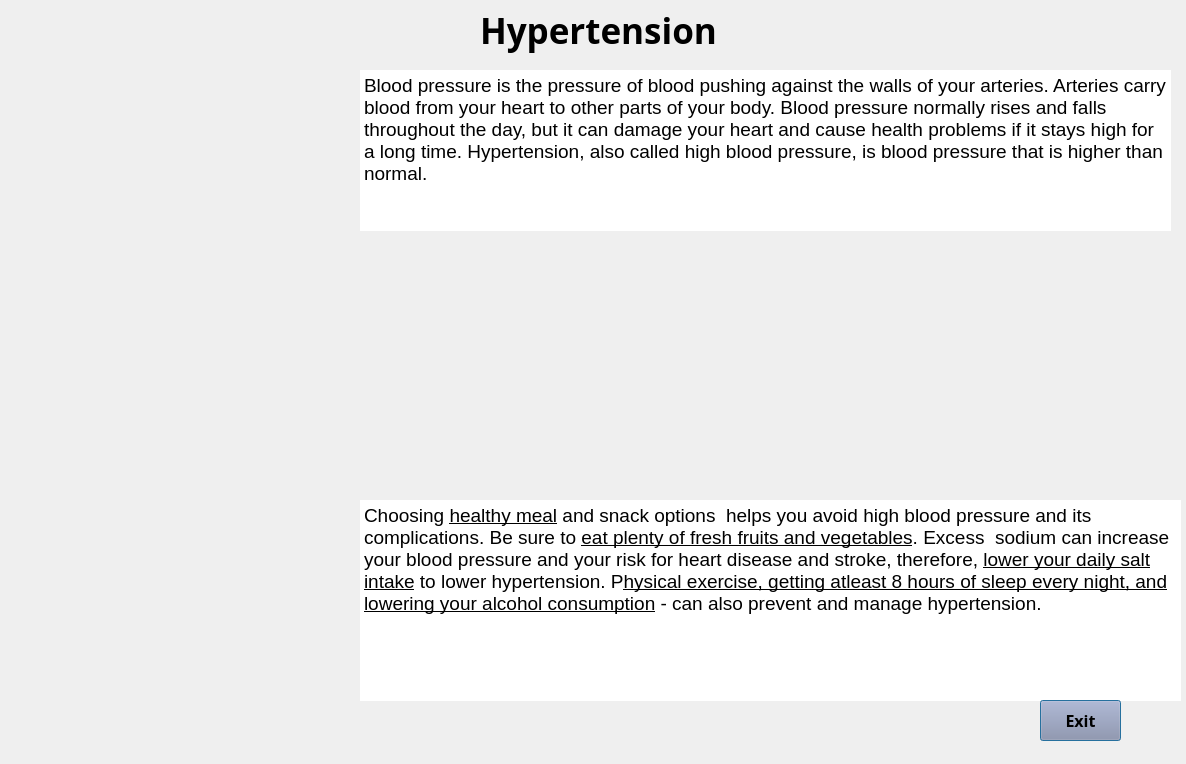
<?xml version="1.0" encoding="UTF-8"?>
<ui version="4.0">
 <class>Hypertension</class>
 <widget class="QDialog" name="Hypertension">
  <property name="geometry">
   <rect>
    <x>0</x>
    <y>0</y>
    <width>1186</width>
    <height>764</height>
   </rect>
  </property>
  <property name="windowTitle">
   <string>Dialog</string>
  </property>
  <widget class="QLabel" name="label">
   <property name="geometry">
    <rect>
     <x>480</x>
     <y>0</y>
     <width>291</width>
     <height>61</height>
    </rect>
   </property>
   <property name="font">
    <font>
     <family>Rockwell</family>
     <pointsize>26</pointsize>
     <weight>75</weight>
     <bold>true</bold>
    </font>
   </property>
   <property name="text">
    <string>Hypertension</string>
   </property>
  </widget>
  <widget class="QTextBrowser" name="textBrowser">
   <property name="geometry">
    <rect>
     <x>360</x>
     <y>70</y>
     <width>811</width>
     <height>161</height>
    </rect>
   </property>
   <property name="frameShape">
    <enum>QFrame::NoFrame</enum>
   </property>
   <property name="frameShadow">
    <enum>QFrame::Plain</enum>
   </property>
   <property name="html">
    <string>&lt;!DOCTYPE HTML PUBLIC &quot;-//W3C//DTD HTML 4.0//EN&quot; &quot;http://www.w3.org/TR/REC-html40/strict.dtd&quot;&gt;
&lt;html&gt;&lt;head&gt;&lt;meta name=&quot;qrichtext&quot; content=&quot;1&quot; /&gt;&lt;style type=&quot;text/css&quot;&gt;
p, li { white-space: pre-wrap; }
&lt;/style&gt;&lt;/head&gt;&lt;body style=&quot; font-family:'MS Shell Dlg 2'; font-size:7.8pt; font-weight:400; font-style:normal;&quot;&gt;
&lt;p style=&quot; margin-top:0px; margin-bottom:0px; margin-left:0px; margin-right:0px; -qt-block-indent:0; text-indent:0px;&quot;&gt;&lt;span style=&quot; font-size:14pt;&quot;&gt;Blood pressure is the pressure of blood pushing against the walls of your arteries. Arteries carry blood from your heart to other parts of your body. Blood pressure normally rises and falls throughout the day, but it can damage your heart and cause health problems if it stays high for a long time. Hypertension, also called high blood pressure, is blood pressure that is higher than normal.&lt;/span&gt;&lt;/p&gt;&lt;/body&gt;&lt;/html&gt;</string>
   </property>
  </widget>
  <widget class="QLabel" name="label_2">
   <property name="geometry">
    <rect>
     <x>460</x>
     <y>220</y>
     <width>571</width>
     <height>281</height>
    </rect>
   </property>
   <property name="text">
    <string/>
   </property>
  </widget>
  <widget class="QTextBrowser" name="textBrowser_2">
   <property name="geometry">
    <rect>
     <x>360</x>
     <y>500</y>
     <width>821</width>
     <height>201</height>
    </rect>
   </property>
   <property name="frameShape">
    <enum>QFrame::NoFrame</enum>
   </property>
   <property name="frameShadow">
    <enum>QFrame::Plain</enum>
   </property>
   <property name="html">
    <string>&lt;!DOCTYPE HTML PUBLIC &quot;-//W3C//DTD HTML 4.0//EN&quot; &quot;http://www.w3.org/TR/REC-html40/strict.dtd&quot;&gt;
&lt;html&gt;&lt;head&gt;&lt;meta name=&quot;qrichtext&quot; content=&quot;1&quot; /&gt;&lt;style type=&quot;text/css&quot;&gt;
p, li { white-space: pre-wrap; }
&lt;/style&gt;&lt;/head&gt;&lt;body style=&quot; font-family:'MS Shell Dlg 2'; font-size:7.8pt; font-weight:400; font-style:normal;&quot;&gt;
&lt;p style=&quot; margin-top:0px; margin-bottom:0px; margin-left:0px; margin-right:0px; -qt-block-indent:0; text-indent:0px;&quot;&gt;&lt;span style=&quot; font-size:14pt;&quot;&gt;Choosing &lt;/span&gt;&lt;span style=&quot; font-size:14pt; text-decoration: underline;&quot;&gt;healthy meal&lt;/span&gt;&lt;span style=&quot; font-size:14pt;&quot;&gt; and snack options  helps you avoid high blood pressure and its complications. Be sure to &lt;/span&gt;&lt;span style=&quot; font-size:14pt; text-decoration: underline;&quot;&gt;eat plenty of fresh fruits and vegetables&lt;/span&gt;&lt;span style=&quot; font-size:14pt;&quot;&gt;. Excess  sodium can increase your blood pressure and your risk for heart disease and stroke, therefore, &lt;/span&gt;&lt;span style=&quot; font-size:14pt; text-decoration: underline;&quot;&gt;lower your daily salt intake&lt;/span&gt;&lt;span style=&quot; font-size:14pt;&quot;&gt; to lower hypertension. P&lt;/span&gt;&lt;span style=&quot; font-size:14pt; text-decoration: underline;&quot;&gt;hysical exercise, getting atleast 8 hours of sleep every night, and lowering your alcohol consumption&lt;/span&gt;&lt;span style=&quot; font-size:14pt;&quot;&gt; - can also prevent and manage hypertension.&lt;/span&gt;&lt;/p&gt;&lt;/body&gt;&lt;/html&gt;</string>
   </property>
  </widget>
  <widget class="QLabel" name="label_3">
   <property name="geometry">
    <rect>
     <x>610</x>
     <y>700</y>
     <width>271</width>
     <height>41</height>
    </rect>
   </property>
   <property name="font">
    <font>
     <family>Rockwell</family>
     <pointsize>10</pointsize>
     <weight>75</weight>
     <bold>true</bold>
    </font>
   </property>
   <property name="text">
    <string/>
   </property>
  </widget>
  <widget class="QPushButton" name="pushButton_2">
   <property name="geometry">
    <rect>
     <x>1040</x>
     <y>700</y>
     <width>81</width>
     <height>41</height>
    </rect>
   </property>
   <property name="font">
    <font>
     <family>Rockwell</family>
     <pointsize>12</pointsize>
     <weight>75</weight>
     <bold>true</bold>
    </font>
   </property>
   <property name="styleSheet">
    <string notr="true">background-color: rgb(146, 144, 170);</string>
   </property>
   <property name="text">
    <string>Exit</string>
   </property>
  </widget>
 </widget>
 <resources/>
 <connections/>
</ui>
